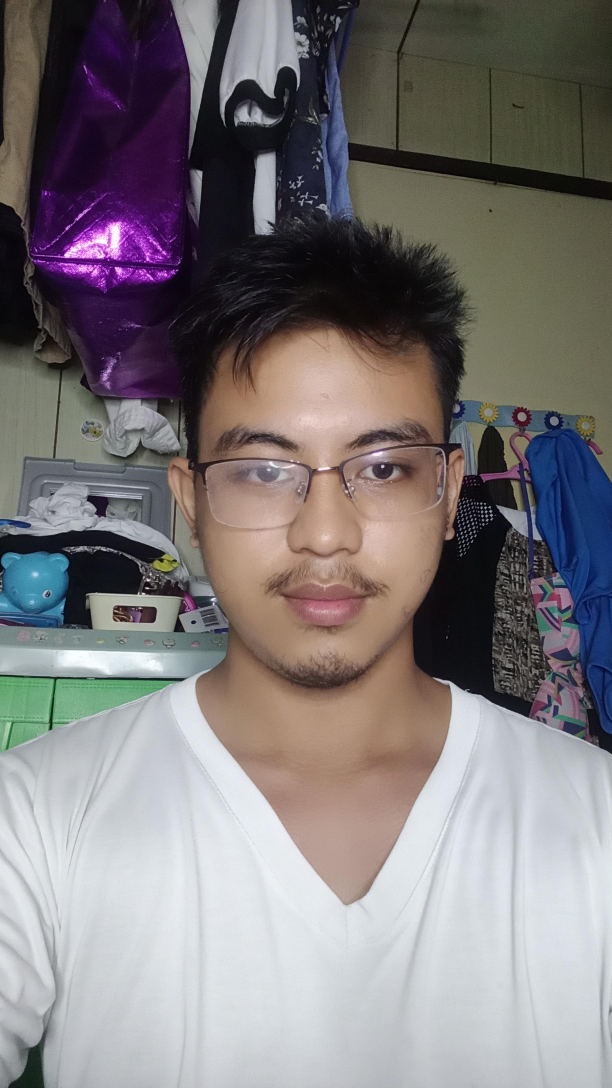
#> input picture flat2.png, 1836 x 3264 px (shown at 1/3 size)
$ jupyter execute Noises_and_Blur.ipynb   (shell and % lines are left out)
#> lines starting #> are read from the running program, lines starting #| are printed output that depends on the picture
[cell 1]
#import needed library
import numpy as np
import cv2
import os
import random
from matplotlib import pyplot as plt
from skimage.util import random_noise
from scipy.signal import gaussian, convolve2d

[cell 2]
#show image
def show(img):
    plt.imshow(img, cmap='gray')
    plt.xticks([])
    plt.yticks([])

[cell 3]
#converting image to grayscale
img_original = cv2.imread('flat2.png', 0)
#> img_original: shape (3264, 1836); min 0, max 255, mean 123.1
h, w = img_original.shape
#> h = 3264; w = 1836
img = np.zeros((h+160,w), np.uint8)
img[80:-80,:] = img_original
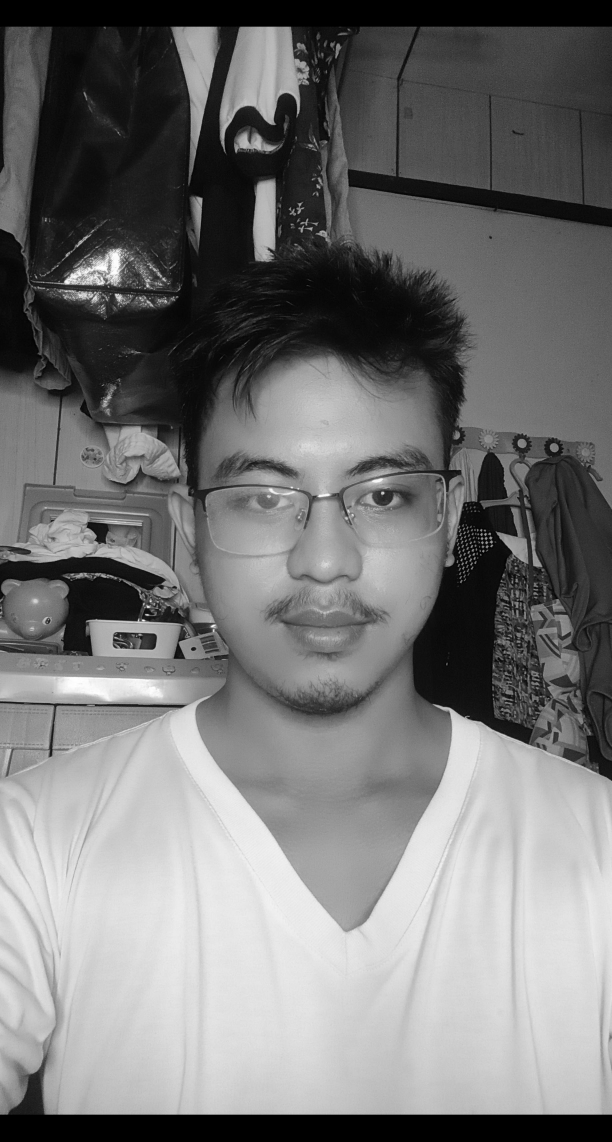
#> img: shape (3424, 1836) (shown at 1/3 size); min 0, max 255, mean 117.3
cv2.imwrite('orig.jpg', img)
show(img)

[cell 4]
#crop the image
crop_gray_img = img[1250:2050, 550:1350]
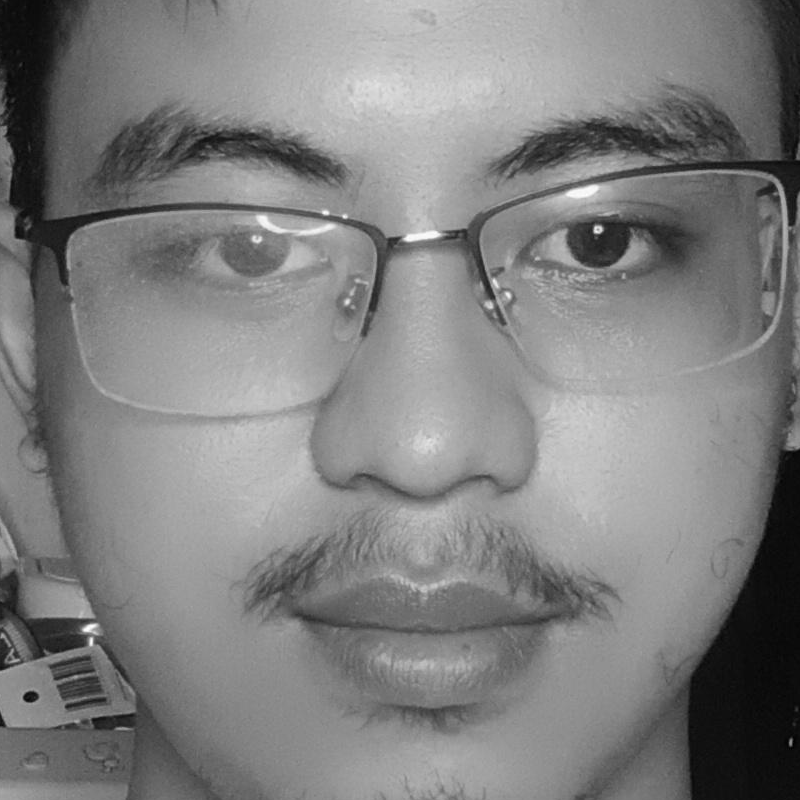
#> crop_gray_img: shape (800, 800); min 0, max 255, mean 127.7
cv2.imwrite('crop_gray_img.jpg', crop_gray_img) #saving the crop image
#> Out = True

[cell 5]
#read the crop image.
gray = cv2.imread('crop_gray_img.jpg',0) #reading the saved imagez
#> gray: shape (800, 800); min 0, max 255, mean 127.7

display = [img_original, gray]
label = ['Original', 'Grayscale']

fig = plt.figure(figsize=(12,10))
for i in range(len(display)):
    fig.add_subplot(2,2,i+1)
    plt.imshow(display[i], cmap = 'gray')
    plt.title(label[i])
#> this loop made 2 passes
plt.show()

# Gaussian Noise

[cell 6]
#Gaussian Noise
#You can add more gaussian noise by changing the std (standard deviation) to add more noise to image.
def add_gaussian_noise(image, mean=0, std=20):
#> called with mean = 0, std = 20
    gaus_noise = np.random.normal(mean, std, image.shape)
    image = image.astype("int16")
    noise_img = image + gaus_noise
    return noise_img

[cell 7]
#applying noise to image
noisy_img = add_gaussian_noise(gray)

#display original image and noisy image.
display = [gray, noisy_img]
label = ['Original Image', 'Noisy Image']
fig = plt.figure(figsize=(12,10))
for i in range(len(display)):
    fig.add_subplot(2,2,i+1)
    plt.imshow(display[i], cmap = 'gray')
    plt.title(label[i])
plt.show()

# Speckle Noise

[cell 8]
#Speckle Noise
def sp_noise(image, prob):
#> called with prob = 0.07
    output = np.zeros(image.shape)
    thres = 1 - prob
    for i in range(image.shape[0]):
        for j in range (image.shape[1]):
            rdn = random.random()
            if rdn < prob:
                output[i][j]=128
                for k in range (5):
                    output[i-k][j-k] - 128 + 10*rdn
            else:
                output[i][j] - image[i][j]
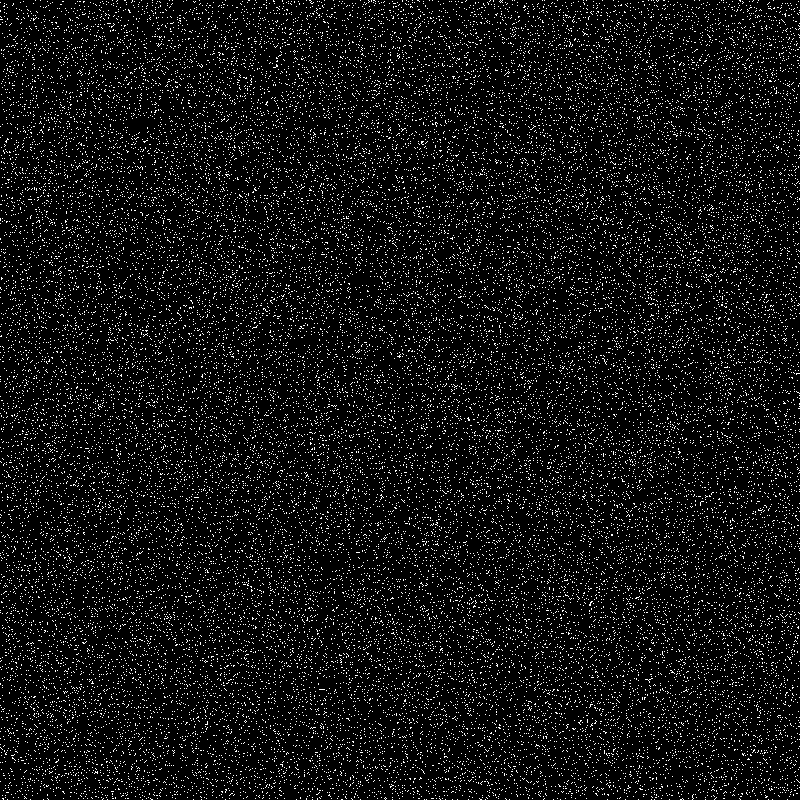
#> output: shape (800, 800) float64; values 0 (black) and 128 (white), 7% white in thin lines or dots
    noisy = output + image
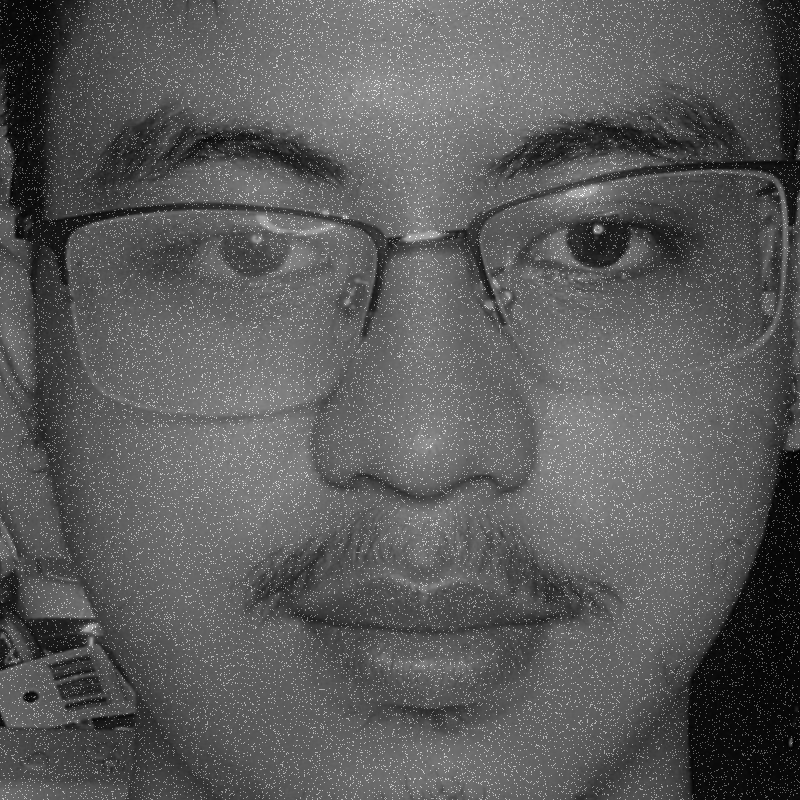
#> noisy: shape (800, 800) float64; min 0, max 379, mean 136.6; drawn with min black and max white
    return noisy

[cell 9]
#applying noise to image
#you can add more noise by increasing the prob parameter.
noisy_img = sp_noise(gray, 0.07)

#display original image and noisy image.
display = [gray, noisy_img]
label = ['Original Image', 'Noisy Image']
fig = plt.figure(figsize=(12,10))
for i in range(len(display)):
    fig.add_subplot(2,2,i+1)
    plt.imshow(display[i], cmap = 'gray')
    plt.title(label[i])
plt.show()

# Salt and Pepper

[cell 10]
#Salt and Pepper Noise
def adding_salt_pepper(img):
    rw, cl= img.shape
#> rw = 800; cl = 800
    num_pixls= random.randint(5000,5000) #increase the value if you want more noise.
    for i in range (num_pixls):
        y_crd=random.randint(0,rw-1)
        x_crd=random.randint(0,cl-1)
        img[y_crd][x_crd]=255
#> img: shape (800, 800)
    for i in range(num_pixls):
        y_crd=random.randint(0,rw-1)
        x_crd=random.randint(0,cl-1)
        img[y_crd][x_crd]=0
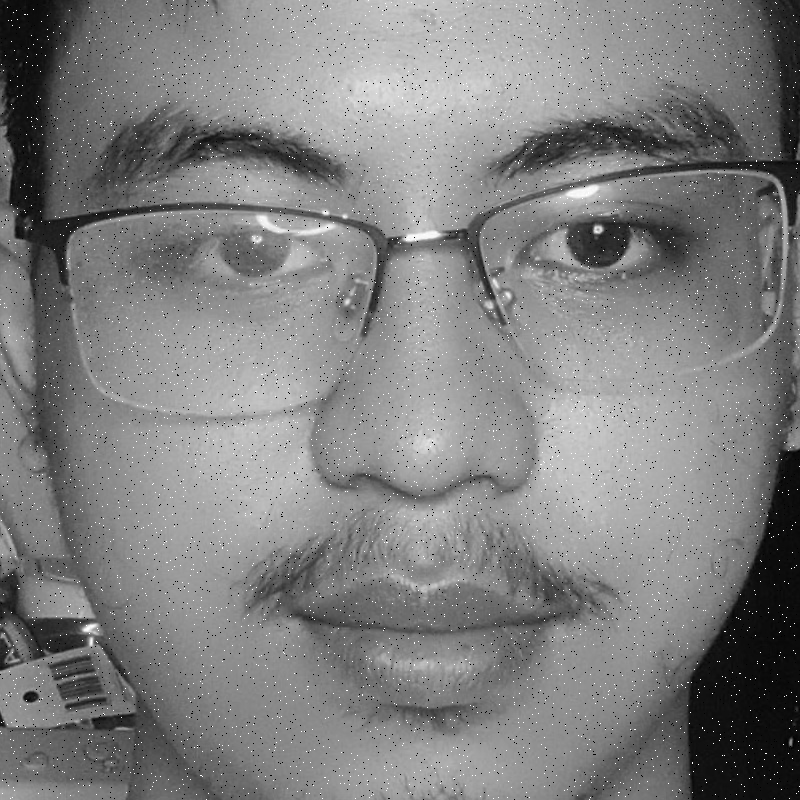
#> img: shape (800, 800); min 0, max 255, mean 127.6
    return img

[cell 11]
#applying noise to image
orig = cv2.imread('crop_gray_img.jpg',0)
noisy_img = adding_salt_pepper(gray)

#display original image and noisy image.
display = [orig, noisy_img]
label = ['Original Image', 'Noisy Image']
fig = plt.figure(figsize=(12,10))
for i in range(len(display)):
    fig.add_subplot(2,2,i+1)
    plt.imshow(display[i], cmap = 'gray')
    plt.title(label[i])
plt.show()

# Poisson Noise

[cell 12]
#Poisson Noise
def add_poisson_noise(img):
    mean = np.mean(gray) #you can do this or choose any value to change the density of the noise.
#> mean = 127.6
    noise = np.random.poisson(mean, size = gray.shape)
    scaled_noise = np.sqrt(mean) * noise
    noisy_img = gray + scaled_noise
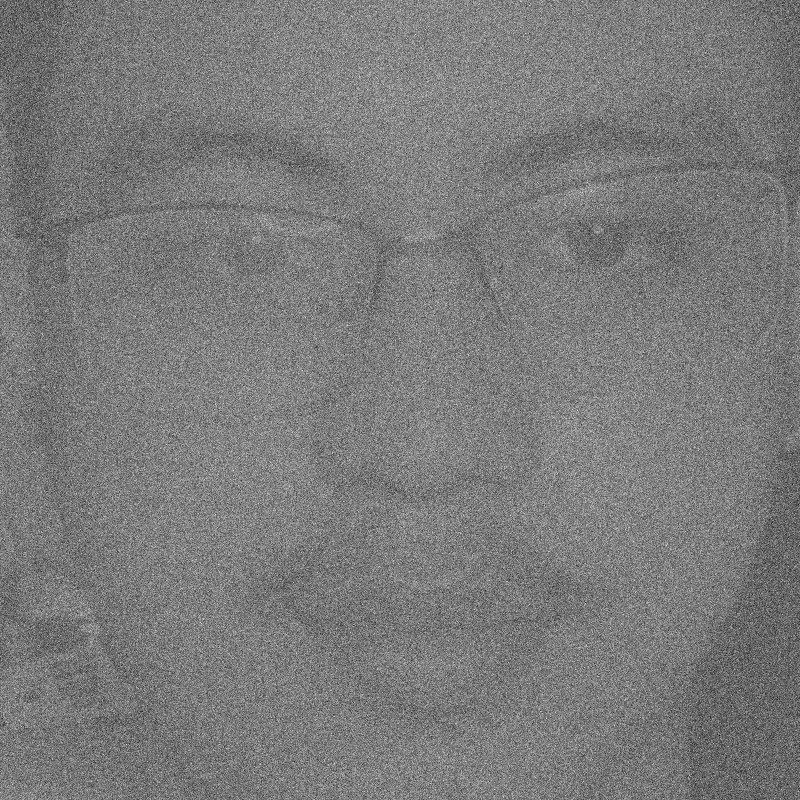
#> noisy_img: shape (800, 800) float64; min 873.6, max 2311.2, mean 1569.5; drawn with min black and max white
    return noisy_img

[cell 13]
#applying noise to image
noisy_img = add_poisson_noise(gray)

#display original image and noisy image.
display = [orig, noisy_img]
label = ['Original Image', 'Noisy Image']
fig = plt.figure(figsize=(12,10))
for i in range(len(display)):
    fig.add_subplot(2,2,i+1)
    plt.imshow(display[i], cmap = 'gray')
    plt.title(label[i])
plt.show()

# Blur

[cell 14]
#Blur
def gaussian_blur(img):
    source = cv2.GaussianBlur(img, (9,9), 20) #add more value if you want to increase the blurry effect.
    return source

[cell 15]
#applying blur
blur_img = gaussian_blur(orig)

#display original image and blur image.
display = [orig, blur_img]
label = ['Original Image', 'Blur Image']
fig = plt.figure(figsize=(12,10))
for i in range(len(display)):
    fig.add_subplot(2,2,i+1)
    plt.imshow(display[i], cmap = 'gray')
    plt.title(label[i])
plt.show()

# Motion Blur

[cell 16]
#Motion Blur
#add more value to kernel_size if you want to increase the motion blur effect.
def motion_blur(img, kernel_size = 30):
#> called with kernel_size = 30
	dummy = np.copy(img)
	h = np.eye(kernel_size) / kernel_size
	dummy = convolve2d(dummy, h, mode = 'valid')
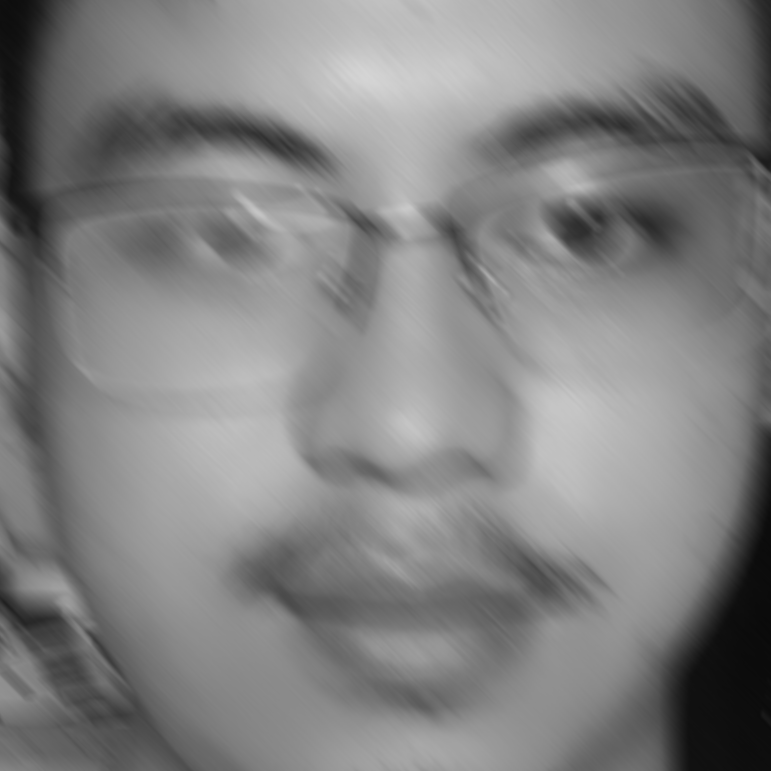
#> dummy: shape (771, 771) float64; min 10.3, max 213, mean 129.9
	return dummy

[cell 17]
#applying blur
blur_img = motion_blur(orig)

#display original image and blur image.
display = [orig, blur_img]
label = ['Original Image', 'Blur Image']
fig = plt.figure(figsize=(12,10))
for i in range(len(display)):
    fig.add_subplot(2,2,i+1)
    plt.imshow(display[i], cmap = 'gray')
    plt.title(label[i])
plt.show()
